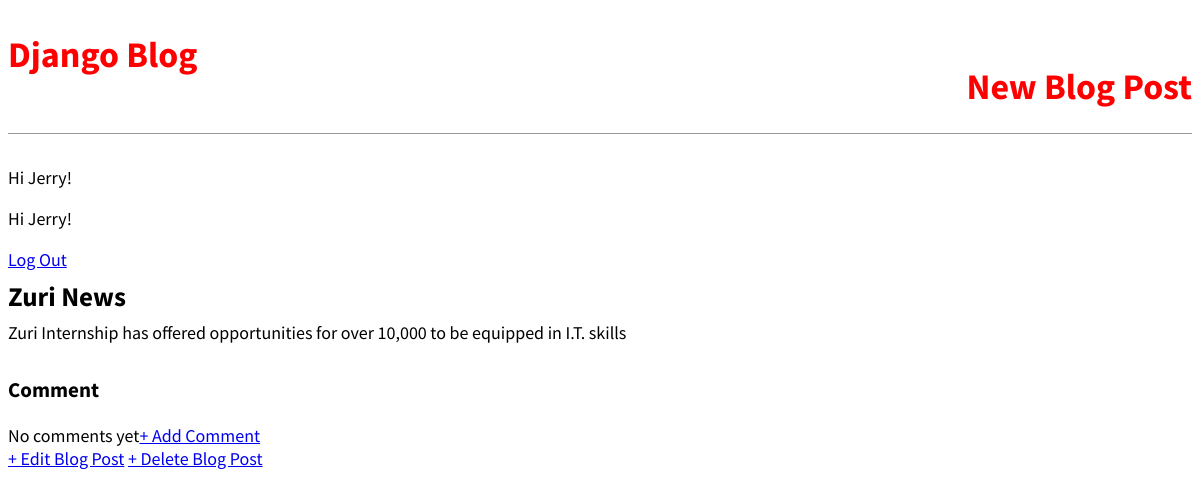
Screenshot of /post/3/ (signed in) with the database file from the repository.
### blog/models.py (models this page shows, shortened)
class Post(models.Model):
    title = models.CharField(max_length=200)
    author = models.ForeignKey('auth.user', on_delete=models.CASCADE, )
    body = models.TextField()

### blog/views.py (the view)
# urls.py: path('post/<int:pk>/', BlogDetailView.as_view(), name='post_detail'),
class BlogDetailView(DetailView):
    model = Post
    template_name = 'post_detail.html'

### blog/templates/post_detail.html (shortened to what this page needs)
{% extends 'base.html' %}
{% block content %}
    <div class="post_entry">
        <h2>{{ post.title }}</h2>
        <p>{{ post.body }}</p>
    </div>
    <h3>Comment</h3>
    {% if not post.comments.all %}
        No comments yet<a href="{% url 'post_comment' post.pk %}">+ Add Comment</a>
    {% endif %}
    <br>
    <a href="{% url 'post_edit' post.pk %}">+ Edit Blog Post</a>
    <a href="{% url 'post_delete' post.pk %}">+ Delete Blog Post</a>
{% endblock %}

### blog/templates/base.html (shortened to what this page needs)
{% load static %}
<!Doctype html>
<html>
    <head>
        <link rel="stylesheet" href="{%static 'css/base.css'%}">
    </head>
    <body>
        <header>
            <div class="nav-left">
                <h1><a href="{% url 'home' %}">Django Blog</a></h1>
            </div>
            <div class="nav-right">
                <h1><a href="{% url 'post_new' %}">New Blog Post</a></h1>
            </div>
        </header>
        {% if user.is_authenticated %}
            <p>Hi {{ user.username }}!</p>
        {% else %}
            <p>You are not logged in.</p>
            <a href="{% url 'login' %}">Log In</a>
        {% endif %}
        {% if user.is_authenticated %}
            <p>Hi {{ user.username }}!</p>
            <a href="{% url 'logout' %}">Log Out</a>
        {% endif %}
        <div>
            {% block content %}
            {% endblock %}
        </div>
    </body>
</html>

### static/css/base.css (style rules this page uses)
body { font-family: 'Source Sans Pro', sans-serif; font-size: 18px; }
header { border-bottom: 1px solid #999; margin-bottom: 2rem; display: flex; }
header a { color: red; text-decoration: none; }
.nav-left { margin-right: auto; }
.nav-right { display: flex; padding-top: 2rem; }
.post_entry { margin-bottom: 2rem; }
.post_entry h2 { margin: 0.5rem 0; }
.post_entry p { margin:0; font-height: 400 }

### rows the page displays
Post: title "Zuri News", body "Zuri Internship has offered opportunities for over 10,000 to be equipped in I.T. skills"

### other values shown
{{ user.username }} "Jerry"
